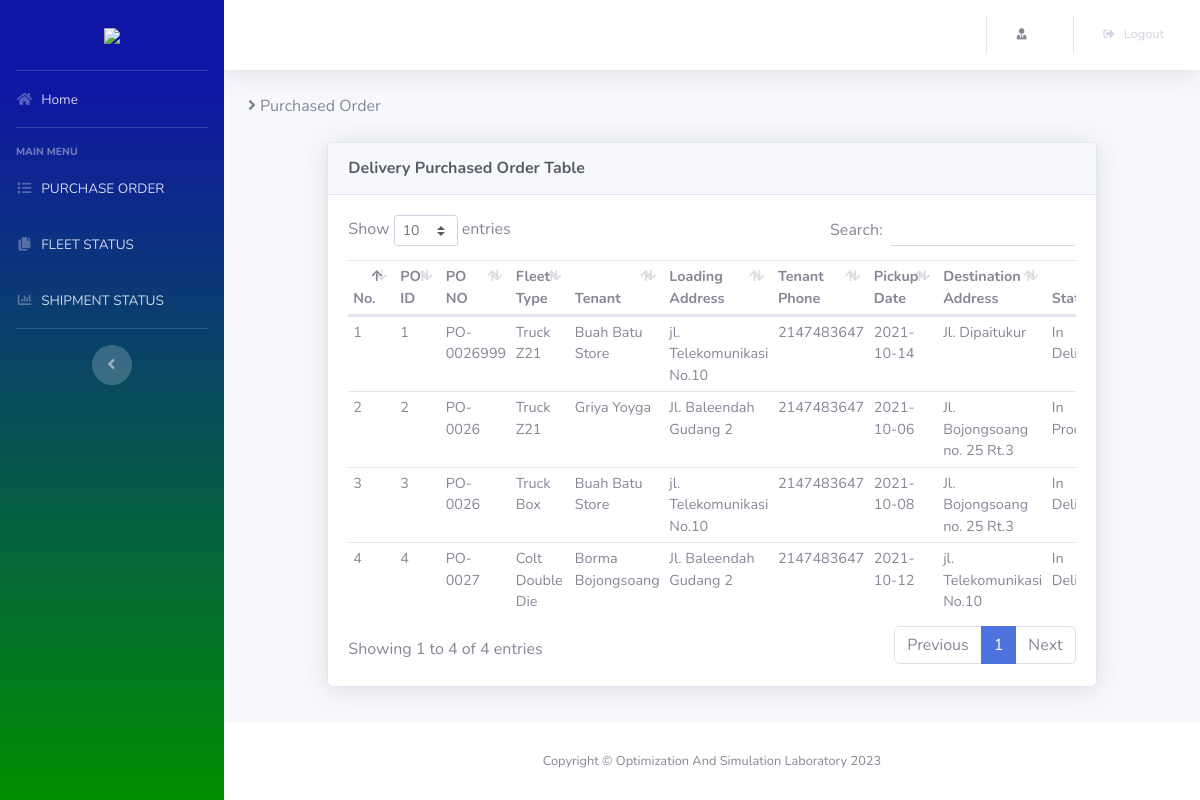
Page /views/user/transporter/purch_order.php on the committed database.
### tables this page shows
CREATE TABLE `delivery_order` (
  `po_id` int(10) NOT NULL,
  `po_no` varchar(20) DEFAULT NULL,
  `fleet_type` varchar(15) DEFAULT NULL,
  `tenant` varchar(50) DEFAULT NULL,
  `loading_address` varchar(100) DEFAULT NULL,
  `tenant_phone` int(15) DEFAULT NULL,
  `pickup_date` date DEFAULT NULL,
  `destination_address` varchar(100) DEFAULT NULL,
  `status` varchar(20) DEFAULT NULL
);

### views/user/transporter/purch_order.php (the view, shortened to what this page needs)
<?php
  include 'header.php';
  $row = $dbconnect->query("SELECT * FROM delivery_order");
?>
<div class="d-sm-flex align-items-center justify-content-between mb-4">
  <span><i class="fa fa-angle-right">&nbsp;</i>Purchased Order</span>
</div>
<div class="row justify-content-center">
  <div class="col-lg-10">
    <div class="card shadow mb-4">
      <div class="card-header py-3">
        <h6 class="m-0 font-weight-bold text-dark">Delivery Purchased Order Table</h6>
      </div>
      <div class="card-body">
      <div class="table-responsive">
        <table class="table table-sm" id="dataTable" width="100%" cellspacing="0">
          <thead>
            <tr>
              <th width="1%">No.</th>
              <th>PO ID</th>
              <th>PO NO</th>
              <th>Fleet Type</th>
              <th>Tenant</th>
              <th>Loading Address</th>
              <th>Tenant Phone</th>
              <th>Pickup Date</th>
              <th>Destination Address</th>
              <th>Status</th>
            </tr>
          </thead>
          <tbody>
            <?php if($row->rowCount() > 0){
              $no = 1;
              while($data = $row->fetch()){
            ?>
            <tr>
              <td><?php echo $no ?></td>
              <td><?php echo $data['po_id'] ?></td>
              <td><?php echo $data['po_no'] ?></td>
              <td><?php echo $data['fleet_type'] ?></td>
              <td><?php echo $data['tenant'] ?></td>
              <td><?php echo $data['loading_address'] ?></td>
              <td><?php echo $data['tenant_phone'] ?></td>
              <td><?php echo $data['pickup_date'] ?></td>
              <td><?php echo $data['destination_address'] ?></td>
              <td><?php echo $data['status'] ?></td>
            </tr>
            <?php $no++; }} ?>
          </tbody>
        </table>
      </div>
      </div>
    </div>
  </div>
</div>
<?php include 'footer.php' ?>

### views/user/transporter/header.php (shortened to what this page needs)
<?php session_start();  include '../../../config/page.php'; include '../../../config/conn.php';?>
<!DOCTYPE html>
<html lang="en">
<head>
	<link href="../../../assets/vendor/fontawesome-free/css/all.min.css" rel="stylesheet" type="text/css">
	<link href="../../../assets/css/sb-admin-2-ram.css" rel="stylesheet">
	<link href="../../../assets/vendor/datatables/dataTables.bootstrap4.min.css" rel="stylesheet">
</head>
<body id="page-top">
	<div id="wrapper">
    	<ul class="navbar-nav bg-gradient-info sidebar sidebar-dark accordion" id="accordionSidebar">
			<a class="sidebar-brand d-flex align-items-center justify-content-center" href="#">
				<div class="sidebar-brand-text mx-3"><img src="../../../assets/img/.png" width="80px" height="auto"></div>
			</a>
			<hr class="sidebar-divider my-0">
			<li class="nav-item <?php if (isset($menu0)) echo $menu0 ?>">
				<a class="nav-link" href="home.php?page=home">
				  <i class="fas fa-fw fa-home"></i>
				  <span>Home</span></a>
			</li>
		    <hr class="sidebar-divider">
		    <div class="sidebar-heading">
		        MAIN MENU
		    </div>
		    <li class="nav-item <?php if (isset($menu4A)) echo $menu4A ?>">
		        <a class="nav-link" href="purch_order.php?page=4A">
		        <i class="fas fa-fw fa-list"></i>
		        <span>PURCHASE ORDER</span></a>
		    </li>
			<li class="nav-item <?php if (isset($menu3A)) echo $menu3A ?>">
		        <a class="nav-link" href="fleet_status.php?page=3A">
		        <i class="fas fa-fw fa-copy"></i>
		        <span>FLEET STATUS</span></a>
		    </li>
		    <li class="nav-item <?php if (isset($menu2A)) echo $menu2A ?>">
		        <a class="nav-link" href="shipment_status.php?page=2A">
		        <i class="fas fa-fw fa-chart-bar"></i>
		        <span>SHIPMENT STATUS</span></a>
		    </li>
		    <hr class="sidebar-divider">
		    <div class="text-center d-none d-md-inline">
		        <button class="rounded-circle border-0" id="sidebarToggle"></button>
		    </div>
	    </ul>
	    <div id="content-wrapper" class="d-flex flex-column">
		    <div id="content">
		        <nav class="navbar navbar-expand navbar-light bg-white topbar mb-4 static-top shadow">
			        <ul class="navbar-nav ml-auto">
			            <li class="nav-item dropdown no-arrow">
				            <a class="nav-link dropdown-toggle" href="#" id="userDropdown" role="button" data-toggle="dropdown" aria-haspopup="true" aria-expanded="false">
				            	<span class="mr-2 d-none d-lg-inline text-gray-600 small"><i class="fas fa-user-tie fa-sm fa-fw mr-2"></i><?=$_SESSION["division"]?></span>
				            </a>
			            </li>
			            <li class="nav-item">
			            	<a class="nav-link" href="../../../auth/logout.php">
			            		<span class="mr-2 d-none d-lg-inline small"><i class="fas fa-sign-out-alt fa-sm fa-fw mr-2"></i>Logout</span>
			            	</a>
			            </li>
		        	</ul>
				</nav>
				<div class="container-fluid">

### views/user/transporter/footer.php (shortened to what this page needs)
</div>
      </div>
      <footer class="sticky-footer bg-white">
        <div class="container my-auto">
          <div class="copyright text-center my-auto">
            <span>Copyright &copy; Optimization And Simulation Laboratory 2023</span>
          </div>
        </div>
      </footer>
    </div>
  </div>
</body>
</html>

### rows in the picture
delivery_order: po_id "1", po_no "PO-0026999", fleet_type "Truck Z21", tenant "Buah Batu Store", loading_address "jl. Telekomunikasi No.10", tenant_phone "2147483647", pickup_date "2021-10-14", destination_address "Jl. Dipaitukur", status "In…"
delivery_order: po_id "2", po_no "PO-0026", fleet_type "Truck Z21", tenant "Griya Yoyga", loading_address "Jl. Baleendah Gudang 2", tenant_phone "2147483647", pickup_date "2021-10-06", destination_address "Jl. Bojongsoang no. 25 Rt.3", status "In…"
delivery_order: po_id "3", po_no "PO-0026", fleet_type "Truck Box", tenant "Buah Batu Store", loading_address "jl. Telekomunikasi No.10", tenant_phone "2147483647", pickup_date "2021-10-08", destination_address "Jl. Bojongsoang no. 25 Rt.3", status "In…"
delivery_order: po_id "4", po_no "PO-0027", fleet_type "Colt Double Die", tenant "Borma Bojongsoang", loading_address "Jl. Baleendah Gudang 2", tenant_phone "2147483647", pickup_date "2021-10-12", destination_address "jl. Telekomunikasi No.10", status "In…"
